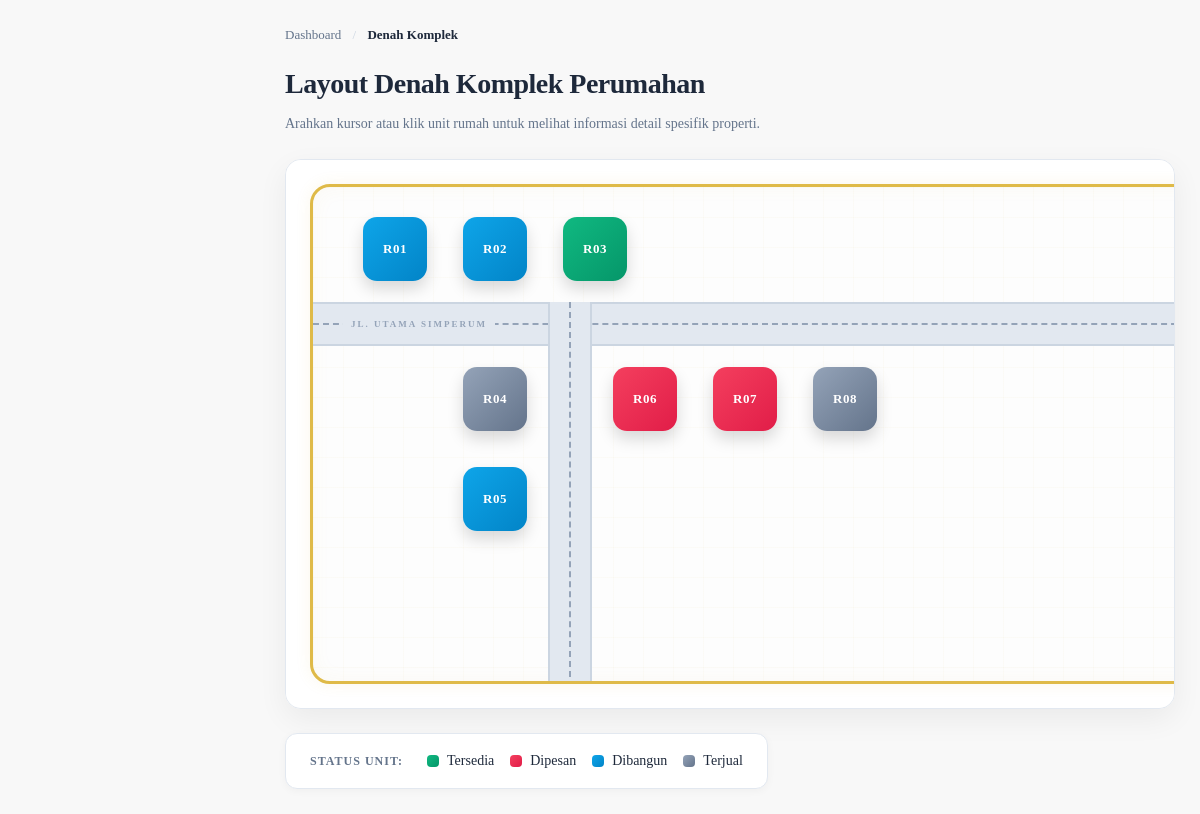
The app's page /user/denah.php with its own data.
### tables this page shows
CREATE TABLE `rumah` (
  `id_rumah` int(11) NOT NULL,
  `kode_rumah` varchar(10) NOT NULL,
  `alamat` text NOT NULL,
  `luas_tanah` int(11) NOT NULL,
  `luas_bangunan` int(11) NOT NULL,
  `jumlah_kamar` int(11) NOT NULL,
  `jumlah_kamar_mandi` int(11) NOT NULL,
  `harga` bigint(20) NOT NULL,
  `status` enum('tersedia','dipesan','dibangun','terjual') DEFAULT 'tersedia',
  `foto_rumah` varchar(255) DEFAULT NULL,
  `denah_rumah` varchar(255) DEFAULT NULL,
  `deskripsi` text DEFAULT NULL,
  `posisi_x` int(11) DEFAULT 0,
  `posisi_y` int(11) DEFAULT 0
);

### user/denah.php (the view, shortened to what this page needs)
<?php
include '../config/koneksi.php';
$data = mysqli_query($conn, "SELECT * FROM rumah");
?>
<!DOCTYPE html>
<html lang="id">
<head>
    <link rel="stylesheet" href="../css/style.css">
</head>
<body>
<div class="content">
    <div class="breadcrumb">
        <a href="dashboard.php" style="text-decoration: none; color: #64748b;">Dashboard</a>
        <span style="margin: 0 8px; color: #cbd5e1;">/</span>
        <span style="color: #1e293b; font-weight: 600;">Denah Komplek</span>
    </div>
    <h2 style="font-size: 28px; font-weight: 700; color: #1e293b; margin-bottom: 6px; letter-spacing: -0.5px;">
        Layout Denah Komplek Perumahan
    </h2>
    <p style="color: #64748b; font-size: 14px; margin-bottom: 24px;">
        Arahkan kursor atau klik unit rumah untuk melihat informasi detail spesifik properti.
    </p>
    <div class="denah-responsive-container">
        <div class="denah-canvas">
            <div style="
                position: absolute;
                width: 100%;
                height: 100%;
                background-image:
                linear-gradient(to right, rgba(212, 175, 55, 0.03) 1px, transparent 1px),
                linear-gradient(to bottom, rgba(212, 175, 55, 0.03) 1px, transparent 1px);
                background-size: 30px 30px;
                pointer-events: none;
                z-index: 1;
            "></div>
            <div style="
                position: absolute;
                top: 115px;
                left: 0;
                width: 100%;
                height: 44px;
                background: #e2e8f0;
                border-top: 2px solid #cbd5e1;
                border-bottom: 2px solid #cbd5e1;
                z-index: 2;
                display: flex;
                align-items: center;
            ">
                <div style="width: 100%; height: 0; border-top: 2px dashed #94a3b8;"></div>
                <span style="position: absolute; left: 30px; font-size: 9px; color: #94a3b8; font-weight: 700; letter-spacing: 2px; text-transform: uppercase; background: #e2e8f0; padding: 0 8px;">Jl. Utama Simperum</span>
            </div>
            <div style="
                position: absolute;
                top: 115px;
                left: 235px;
                width: 44px;
                height: 385px;
                background: #e2e8f0;
                border-left: 2px solid #cbd5e1;
                border-right: 2px solid #cbd5e1;
                z-index: 2;
                display: flex;
                justify-content: center;
            ">
                <div style="width: 0; height: 100%; border-left: 2px dashed #94a3b8;"></div>
            </div>
            <?php while($r = mysqli_fetch_assoc($data)) {
                $status = strtolower($r['status']);
                $statusGradient = "linear-gradient(135deg, #94a3b8, #64748b)";
                if($status == 'tersedia') { $statusGradient = "linear-gradient(135deg, #10b981, #059669)"; }
                elseif($status == 'dipesan') { $statusGradient = "linear-gradient(135deg, #f43f5e, #e11d48)"; }
                elseif($status == 'dibangun') { $statusGradient = "linear-gradient(135deg, #0ea5e9, #0284c7)"; }
            ?>
                <a href="detail_rumah.php?id=<?= $r['id_rumah']; ?>" style="text-decoration: none;">
                    <div style="
                        position: absolute;
                        left: <?= $r['posisi_x']; ?>px;
                        top: <?= $r['posisi_y']; ?>px;
                        width: 64px;
                        height: 64px;
                        background: <?= $statusGradient; ?>;
                        color: white;
                        display: flex;
                        align-items: center;
                        justify-content: center;
                        font-weight: 700;
                        font-size: 13px;
                        letter-spacing: 0.5px;
                        border-radius: 14px;
                        box-shadow: 0 8px 16px rgba(0, 0, 0, 0.15);
                        transition: all 0.3s cubic-bezier(0.4, 0, 0.2, 1);
                        cursor: pointer;
                        z-index: 10;
                    "
                    onmouseover="this.style.transform='scale(1.18) translateY(-3px)'; this.style.zIndex='99'; this.style.boxShadow='0 12px 24px rgba(0,0,0,0.2)';"
                    onmouseout="this.style.transform='scale(1) translateY(0)'; this.style.zIndex='10'; this.style.boxShadow='0 8px 16px rgba(0, 0, 0, 0.15)';"
                    title="<?= $r['kode_rumah']; ?> (<?= ucfirst($r['status']); ?>)">
                        <?= $r['kode_rumah']; ?>
                    </div>
                </a>
            <?php } ?>
        </div>
    </div>
    <div class="legenda-container">
        <span style="font-size: 12px; font-weight: 700; color: #64748b; text-transform: uppercase; letter-spacing: 1px;">
            Status Unit:
        </span>
        <div style="display: flex; gap: 16px; flex-wrap: wrap;">
            <div style="display: flex; align-items: center; gap: 8px;">
                <span style="width: 12px; height: 12px; background: linear-gradient(135deg, #10b981, #059669); border-radius: 4px;"></span>
                <span style="font-size: 14px; font-weight: 500; color: #1e293b;">Tersedia</span>
            </div>
            <div style="display: flex; align-items: center; gap: 8px;">
                <span style="width: 12px; height: 12px; background: linear-gradient(135deg, #f43f5e, #e11d48); border-radius: 4px;"></span>
                <span style="font-size: 14px; font-weight: 500; color: #1e293b;">Dipesan</span>
            </div>
            <div style="display: flex; align-items: center; gap: 8px;">
                <span style="width: 12px; height: 12px; background: linear-gradient(135deg, #0ea5e9, #0284c7); border-radius: 4px;"></span>
                <span style="font-size: 14px; font-weight: 500; color: #1e293b;">Dibangun</span>
            </div>
            <div style="display: flex; align-items: center; gap: 8px;">
                <span style="width: 12px; height: 12px; background: linear-gradient(135deg, #94a3b8, #64748b); border-radius: 4px;"></span>
                <span style="font-size: 14px; font-weight: 500; color: #1e293b;">Terjual</span>
            </div>
        </div>
    </div>
</div>
</body>
</html>

### css/style.css (style rules this page uses)
:root { --primary-gold: #d4af37; --gold-gradient: linear-gradient(135deg, #e6c655, #b89322); --gold-light: rgba(212, 175, 55, 0.1); --text-main: #1e293b; --text-muted: #64748b; --bg-main: #f8fafc; --bg-card: #ffffff; --border-color: #e2e8f0; --radius-sm: 8px; --radius-md: 12px; --radius-lg: 16px; --shadow-sm: 0 2px 8px rgba(0, 0, 0, 0.04); --shadow-md: 0 10px 30px rgba(0, 0, 0, 0.06); --shadow-lg: 0 20px 40px rgba(212, 175, 55, 0.12); }
* { box-sizing: border-box; margin: 0; padding: 0; }
body { font-family: 'Plus Jakarta Sans', 'Segoe UI', sans-serif; background-color: var(--bg-main); color: var(--text-main); line-height: 1.6; -webkit-font-smoothing: antialiased; }
.content { margin-left: 260px; padding: 40px; }
.breadcrumb { font-size: 13px; font-weight: 500; color: var(--text-muted); margin-bottom: 16px; }

### user/denah.php (style rules this page uses)
body { margin: 0; background: #f8f8f8; font-family: inherit; }
.content { padding: 25px; box-sizing: border-box; }
.denah-responsive-container { background: white; padding: 24px; border-radius: var(--radius-lg); box-shadow: var(--shadow-md); border: 1px solid var(--border-color); margin-bottom: 24px; overflow-x: auto; -webkit-overflow-scrolling: touch; }
.denah-canvas { position: relative; width: 100%; max-width: 900px; min-width: 900px; height: 500px; margin: auto; background: #fdfdfd; border: 3px solid #dfba48; box-shadow: inset 0 0 20px rgba(212, 175, 55, 0.05), 0 0 15px rgba(212, 175, 55, 0.1); border-radius: 20px; overflow: hidden; }
.legenda-container { background: white; padding: 16px 24px; border-radius: var(--radius-md); box-shadow: var(--shadow-sm); border: 1px solid var(--border-color); display: inline-flex; gap: 24px; align-items: center; flex-wrap: wrap; }

### records on screen
rumah: kode_rumah "R01"
rumah: kode_rumah "R02"
rumah: kode_rumah "R03"
rumah: kode_rumah "R04"
rumah: kode_rumah "R05"
rumah: kode_rumah "R06"
rumah: kode_rumah "R07"
rumah: kode_rumah "R08"
